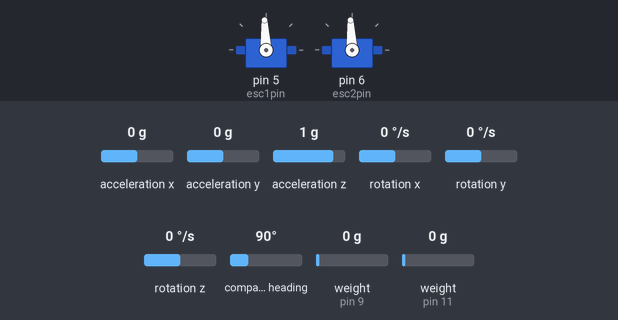
Bench run of a sketch on a simulated Arduino Uno, built with avr-gcc and run on an emulated ATmega328P. Shown: 2 × servo. The test bench sets the inputs (shaded band); at power-on: weight on the scale (sensors on pin 9, pin 11) 0 g, acceleration x 0 g, acceleration y 0 g, acceleration z 1 g, rotation x 0 °/s, rotation y 0 °/s, rotation z 0 °/s, compass heading 90°. What the sketch prints to the serial monitor is not drawn.

Above: at 8.2 s.
8.3 s: weight on the scale (sensor on pin 9) set to 1250 g
Timing chart, 0 to 11.3 s (numbered marks = the images above; inputs shaded):
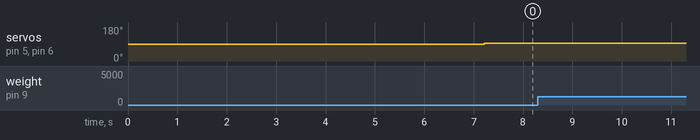

The sketch:

tugsteering1.ino
```cpp
#include "eeprom_utils.h"
#include <Wire.h>
#include <Servo.h>
#include <HX711_ADC.h>
#include "HX711.h"
#include <MPU9250.h>

#define theta1 30
#define theta2 75
#define f_turn 1650   //turning forward thrust pwm
#define f_thrust_time 5000 //forward thrust time
#define f_thrust 1900
#define loadCellFrequency 5 //in Hz
#define thresholdForceChangePerSecond 0.5

#define maxPWM 1900
#define minPWM 1100
#define stallPWM 1500

#define calib false
#define IMU_READ_PERIOD_MS 25
#define mag_dec -3.11

#define DOUT2  9
#define CLK2  8
#define DOUT1 11
#define CLK1 10

float calibration_factor1 = 20000.21;
float calibration_factor2 = 20000.21;//-7050 worked for my 440lb max scale setup

HX711 scale1;
HX711 scale2;
Servo rightESC;
Servo leftESC;

byte esc1pin=5;
byte esc2pin=6;

MPU9250 mpu;

double starting;
double targetAbs;
double angle;
double Kp = 15;

double coef1 = -14.3;
double coef2 = 328571.4;

struct loadCell {
  float reading1;
  float reading2;
  int angle;
  float magnitude;
};

struct loadCell lc = {0, 0, 0, 0};

double getAbs(double a, double rel) {
  double b = a + rel;
  if (b > 180) {
    return b - 360;
  } else if (b < -180) {
    return b + 360;
  }
  return b;
}
/*
double getRel(double cur, double tar) {
  double c, t;
  c = cur;
  if (cur > tar) {
    t = tar + 360;
  } else {
    t = tar;
  }
  double r = t - c;
  double l = 360 - r;
  return (r < l) ? r : -l;
}*/

double getRel(double cur, double tar) {
  int c = (int)(10 * (cur + 180)) % 3600;
  int t = (int)(10 * (tar + 180)) % 3600;
  return (-1 * ((5400 + c - t) % 3600 - 1800)) / 10.0;
}

int clip(int val, int lower, int upper) {
  if (val < lower) {
    return lower;
  } else if (val > upper) {
    return upper;
  } else {
    return val;
  }
}
void setup() {

  Serial.begin(115200);
  Wire.begin();
  rightESC.attach(esc1pin);
  leftESC.attach(esc2pin);
  delay(5000);

  //load cell
  Serial.begin(9600);
  scale1.begin(DOUT1, CLK1);
  scale2.begin(DOUT2, CLK2);

  scale1.set_scale();
  scale2.set_scale();
  scale1.tare();
  scale2.tare();//Reset the scale to 0

   // Open serial communications and wait for port to open:

  if (!mpu.setup(0x68)) {
    while(1) {
      Serial.println("MPU connection failed. Please check your connection with `connection_check` example.");
      delay(5000);
    }
  }

  if (calib) {
    Serial.println("Accel & Gyro");
    mpu.calibrateAccelGyro();
    Serial.println("Mag");
    mpu.calibrateMag();
    //mpu.saveCalibration();
  }

  //loadCalibration();
  mpu.setMagneticDeclination(mag_dec);

  while (!mpu.update()) {
    Serial.println("Init reading failed");
    delay(100);
  }

  /*
  unsigned long initT = millis();
  Serial.println("Waiting for PID reset");
  while (millis() < initT + 10000) {
    mpu.update();
    delay(50);
  }
  */

  //long zero_factor1 = scale1.read_average(); //Get a baseline reading
  //long zero_factor2 = scale2.read_average();

  //delay(10000);
}
//need to add how to read load cell


void loop() {

  mpu.update();
  readLoadCell();

  /*
  Serial.print(String(mpu.getYaw(), 4));
  Serial.print(",");
  Serial.print(lc.reading1);
  Serial.print(",");
  Serial.print(lc.reading2);
  Serial.print(",");
  Serial.print(lc.angle);
  Serial.print(",");
  Serial.println(lc.magnitude);
  */

  double firstReading = lc.magnitude;
  //delay(200);
  //delay(1000/loadCellFrequency);
  //readLoadCell();
  //double secondReading = lc.magnitude;
  //float force_dt=(secondReading-firstReading)/200;
  //(1000/loadCellFrequency);

  //Serial.println(firstReading);
  //Serial.print(", ");
  //Serial.print(secondReading);
  //Serial.print(", ");
  //Serial.println(force_dt);


  float mag = 0.5;
  if (abs(firstReading) > mag) {
  //if (abs(force_dt) > thresholdForceChangePerSecond){

    Serial.println("Detected force! Starting angle");

    starting = mpu.getYaw();
    Serial.println(String(starting));
    targetAbs = getAbs(starting, lc.angle);
    Serial.println(String(targetAbs));
    Serial.println(getRel(starting, targetAbs));
    unsigned long startingTime = millis();
    while (millis() < startingTime + 10000) {
      mpu.update();
      double cur = mpu.getYaw();
      double rel = getRel(cur, targetAbs);
      //Serial.println(rel);
      int PWM_diff = Kp * rel;
      //Serial.println(PWM_diff);
      //motorInput(stallPWM - PWM_diff, stallPWM + PWM_diff);
      delay(IMU_READ_PERIOD_MS);
    }

    //targetAbs = getAbs(starting, lc.angle);
    //boolean turning = true;
    //unsigned long startingTime = millis();
    /*
    while (turning) {
      mpu.update();
      readLoadCell();
      targetAbs = getAbs(starting, lc.magnitude - starting); //TODO

      if (millis() > startingTime + f_thrust_time) {
        Serial.println("Stopping turn");
        turning = false;
      }


      if (abs(targetAbs) > theta2) {
        Serial.println("above theta2");
        fullDiffThrust(); //need to verify direction
      } else if (abs(targetAbs) > theta1) {
        int PWM_diff = Kd * targetAbs;
        motorInput(f_turn + PWM_diff, f_turn - PWM_diff); //need to verify direction
        Serial.println("above theta1");
      } else {
        motorInput(f_thrust, f_thrust);
        Serial.println("straight");
      }

      delay(IMU_READ_PERIOD_MS);*/
  } else {
    stopThrust();
  }
delay(IMU_READ_PERIOD_MS);
}

void stopThrust() {
  motorInput(stallPWM, stallPWM);
}

void motorInput(int one, int two) {
  int r = clip(one, minPWM, maxPWM);
  int l = clip(two, minPWM, maxPWM);
  rightESC.writeMicroseconds(map(r, 1100, 1900, 1900, 1100));
  leftESC.writeMicroseconds(map(l, 1100, 1900, 1900, 1100));
}

int getLoadCellAngle() {
  return lc.angle;
}

void fullDiffThrust() {
  if (targetAbs > 0) {
    motorInput(minPWM,maxPWM);
  } else {
    motorInput(maxPWM,minPWM);
  }
}

void readLoadCell() { //some how extrapolate angle from this
  lc.reading1 = scale1.get_units() / coef1 / 21176.4;
  lc.reading2 = scale2.get_units() / coef2 * -1;
  lc.angle = (int)(atan2(lc.reading2,lc.reading1)/M_PI*180);
  lc.magnitude = sqrt(lc.reading1 * lc.reading1 + lc.reading2 * lc.reading2);
}
```

eeprom_utils.h
```cpp
#include <EEPROM.h>
#include "MPU9250.h"

const uint8_t EEPROM_SIZE = 1 + sizeof(float) * 3 * 4;
extern MPU9250 mpu;

enum EEP_ADDR
{
    EEP_CALIB_FLAG = 0x00,
    EEP_ACC_BIAS = 0x01,
    EEP_GYRO_BIAS = 0x0D,
    EEP_MAG_BIAS = 0x19,
    EEP_MAG_SCALE = 0x25
};

void writeByte(int address, byte value){
  EEPROM.put(address, value);
}

void writeFloat(int address, float value){
  EEPROM.put(address, value);
}

byte readByte(int address){
  byte valueIn;
  EEPROM.get(address, valueIn);
  return valueIn;
}

float readFloat(int address){
  float valueIn;
  EEPROM.get(address, valueIn);
  return valueIn;
}

void clearCalibration()
{
    writeByte(EEP_CALIB_FLAG, 0);
}

bool isCalibrated()
{
    return (readByte(EEP_CALIB_FLAG) == 0x01);
}

void saveCalibration()
{
    writeByte(EEP_CALIB_FLAG, 1);
    writeFloat(EEP_ACC_BIAS + 0, mpu.getAccBias(0));
    writeFloat(EEP_ACC_BIAS + 4, mpu.getAccBias(1));
    writeFloat(EEP_ACC_BIAS + 8, mpu.getAccBias(2));
    writeFloat(EEP_GYRO_BIAS + 0, mpu.getGyroBias(0));
    writeFloat(EEP_GYRO_BIAS + 4, mpu.getGyroBias(1));
    writeFloat(EEP_GYRO_BIAS + 8, mpu.getGyroBias(2));
    writeFloat(EEP_MAG_BIAS + 0, mpu.getMagBias(0));
    writeFloat(EEP_MAG_BIAS + 4, mpu.getMagBias(1));
    writeFloat(EEP_MAG_BIAS + 8, mpu.getMagBias(2));
    writeFloat(EEP_MAG_SCALE + 0, mpu.getMagScale(0));
    writeFloat(EEP_MAG_SCALE + 4, mpu.getMagScale(1));
    writeFloat(EEP_MAG_SCALE + 8, mpu.getMagScale(2));
}

void loadCalibration()
{
    if (isCalibrated())
    {
        Serial.println("calibrated? : YES");
        Serial.println("load calibrated values");
        mpu.setAccBias(0, readFloat(EEP_ACC_BIAS + 0));
        mpu.setAccBias(1, readFloat(EEP_ACC_BIAS + 4));
        mpu.setAccBias(2, readFloat(EEP_ACC_BIAS + 8));
        mpu.setGyroBias(0, readFloat(EEP_GYRO_BIAS + 0));
        mpu.setGyroBias(1, readFloat(EEP_GYRO_BIAS + 4));
        mpu.setGyroBias(2, readFloat(EEP_GYRO_BIAS + 8));
        mpu.setMagBias(0, readFloat(EEP_MAG_BIAS + 0));
        mpu.setMagBias(1, readFloat(EEP_MAG_BIAS + 4));
        mpu.setMagBias(2, readFloat(EEP_MAG_BIAS + 8));
        mpu.setMagScale(0, readFloat(EEP_MAG_SCALE + 0));
        mpu.setMagScale(1, readFloat(EEP_MAG_SCALE + 4));
        mpu.setMagScale(2, readFloat(EEP_MAG_SCALE + 8));
    }
    else
    {
        Serial.println("calibrated? : NO");
        Serial.println("load default values");
        mpu.setAccBias(0, +0.005);
        mpu.setAccBias(1, -0.008);
        mpu.setAccBias(2, -0.001);
        mpu.setGyroBias(0, +1.5);
        mpu.setGyroBias(1, -0.5);
        mpu.setGyroBias(2, +0.7);
        mpu.setMagBias(0, +186.41);
        mpu.setMagBias(1, -197.91);
        mpu.setMagBias(2, -425.55);
        mpu.setMagScale(0, +1.07);
        mpu.setMagScale(1, +0.95);
        mpu.setMagScale(2, +0.99);
    }
}

void printCalibration()
{
    Serial.println("< calibration parameters >");
    Serial.print("calibrated? : ");
    Serial.println(readByte(EEP_CALIB_FLAG) ? "YES" : "NO");
    Serial.print("acc bias x  : ");
    Serial.println(readFloat(EEP_ACC_BIAS + 0) * 1000.f);
    Serial.print("acc bias y  : ");
    Serial.println(readFloat(EEP_ACC_BIAS + 4) * 1000.f);
    Serial.print("acc bias z  : ");
    Serial.println(readFloat(EEP_ACC_BIAS + 8) * 1000.f);
    Serial.print("gyro bias x : ");
    Serial.println(readFloat(EEP_GYRO_BIAS + 0));
    Serial.print("gyro bias y : ");
    Serial.println(readFloat(EEP_GYRO_BIAS + 4));
    Serial.print("gyro bias z : ");
    Serial.println(readFloat(EEP_GYRO_BIAS + 8));
    Serial.print("mag bias x  : ");
    Serial.println(readFloat(EEP_MAG_BIAS + 0));
    Serial.print("mag bias y  : ");
    Serial.println(readFloat(EEP_MAG_BIAS + 4));
    Serial.print("mag bias z  : ");
    Serial.println(readFloat(EEP_MAG_BIAS + 8));
    Serial.print("mag scale x : ");
    Serial.println(readFloat(EEP_MAG_SCALE + 0));
    Serial.print("mag scale y : ");
    Serial.println(readFloat(EEP_MAG_SCALE + 4));
    Serial.print("mag scale z : ");
    Serial.println(readFloat(EEP_MAG_SCALE + 8));
}

void printBytes()
{
    for (size_t i = 0; i < EEPROM_SIZE; ++i)
        Serial.println(readByte(i), HEX);
}

void setupEEPROM()
{
    Serial.println("EEPROM start");

    if (!isCalibrated())
    {
        Serial.println("Need Calibration!!");
    }
    Serial.println("EEPROM calibration value is : ");
    printCalibration();
    Serial.println("Loaded calibration value is : ");
    loadCalibration();
}
```

Measured:
- after the input at 8.3 s, every drawn part: stays the same
